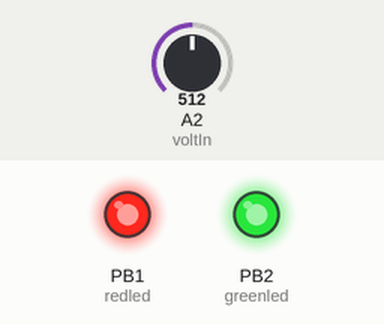
A sketch run on a simulated ATtiny85, built with avr-gcc and run on an emulated ATtiny85. On the bench: output pins drawn as LEDs (lit = HIGH). The inputs (shaded band) are chosen by the test bench; at power-on: A2 (voltIn) = 512.

Above: at 1.2 s.
1.3 s: A2 (voltIn) set to 535
2.8 s: A2 (voltIn) set to 559
At 3.9 s:
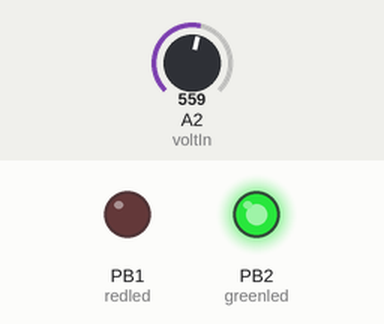
4.5 s: A2 (voltIn) set to 306
At 6.0 s:
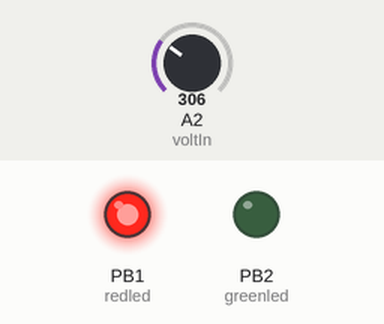
6.3 s: A2 (voltIn) set to 482
At 7.1 s:
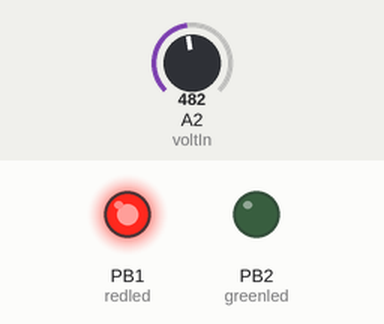
8.0 s: A2 (voltIn) set to 508
At 9.4 s:
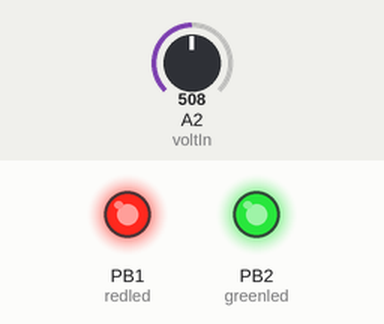
9.7 s: A2 (voltIn) set to 557
At 10.5 s:
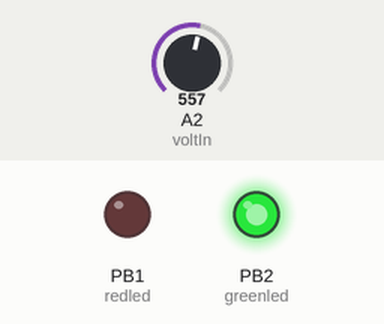
Timing chart, 0 to 12.4 s (numbered marks = the images above; inputs shaded):
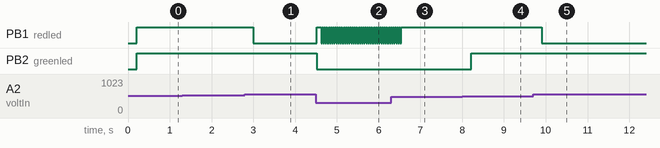

Measured:
- the behaviour switches between 547 and 548 on A2 (voltIn) (found by bisection; images 0 and 1)
- the behaviour switches between 500 and 501 on A2 (voltIn) (found by bisection; images 3 and 4)
- after the input at 1.3 s, every drawn part: stays the same
- after the input at 2.8 s, PB1 (redled): HIGH → LOW after 0.20 s
- after the input at 4.5 s, PB1 (redled): LOW → HIGH at once, then repeats every 0.05 s: LOW 0.03 s, HIGH 0.03 s; PB2 (greenled): HIGH → LOW at once
- after the input at 6.3 s, PB1 (redled): goes on until 6.5 s, then stays HIGH
- after the input at 8.0 s, PB2 (greenled): LOW → HIGH after 0.21 s
- after the input at 9.7 s, PB1 (redled): HIGH → LOW after 0.21 s

The sketch:

battvoltmon2.ino
```cpp
/*
  Battery voltage monitor with ATTiny45/85
  Klaas De Craemer - 8/2014
  https://sites.google.com/site/klaasdc/tiny-battery-monitor
 */
#include <avr/io.h>
#include <avr/interrupt.h>
#include <avr/sleep.h>

#ifndef cbi
  #define cbi(sfr, bit) (_SFR_BYTE(sfr) &= ~_BV(bit))
#endif
#ifndef sbi
  #define sbi(sfr, bit) (_SFR_BYTE(sfr) |= _BV(bit))
#endif

//PB1 Has a red led
//PB2 Has a green led
int redled = 1;
int greenled = 2;
//ADC2 Has input through voltage divider
int voltIn = A2;

//Offset to be applied on the ADC measurement
uint16_t offset = 72;

//To hide the voltage status until enough samples are taken
uint8_t startupComplete = 0;

//For averaging of the measurements
#define  NB_MEAS  4
#define  NB_MEAS_SHIFT  2
volatile uint8_t measIdx = 0;
volatile uint16_t measuredValues[NB_MEAS];

//Define NOP instruction for delay loop
#define NOP __asm__ __volatile__ ("nop\n\t")

void initTimerCounter1(); // function prototype
void setup() {
  // initialize the LED connections as outputs.
  pinMode(redled, OUTPUT);
  pinMode(greenled, OUTPUT);

  initTimerCounter1();
}

void initTimerCounter1() {    // initialize Timer1
    TCCR1 = 0;                  //stop the timer
    TCNT1 = 0;                  //zero the timer
    GTCCR = _BV(PSR1);          //reset the prescaler
    OCR1A = 30;                //set the compare value
    OCR1C = 30;
    TIMSK = _BV(OCIE1A);        //interrupt on Compare Match A
    //start timer, ctc mode, prescaler clk/16384
    TCCR1 = _BV(CTC1) | _BV(CS13) | _BV(CS12) | _BV(CS11) | _BV(CS10);
    sei();
}

ISR(TIM1_COMPA_vect) {
  sbi(ADCSRA,ADEN);//Turn ADC on
  //Store new measurement into array
  measuredValues[measIdx] = analogRead(voltIn);//Value between [0 and 1023]
  measIdx++;
  if (measIdx >= NB_MEAS){
    measIdx = 0;
    startupComplete = 1;
  }
  cbi(ADCSRA,ADEN);//Turn ADC off to save some power
}

enum ledState {
  BLANK,
  RED,
  GREEN,
  ORANGE,
  BLINK_RED_S,
  BLINK_GREEN_S,
  BLINK_ORANGE_S,
};

ledState curLedState = BLANK;

void loop() {
  //Take average of samples
  uint16_t avgVal = 0;
  for (int i=0; i<NB_MEAS; i++){
    avgVal += measuredValues[i];
  }
  avgVal = avgVal >> NB_MEAS_SHIFT;

  //Add offset
  avgVal += offset;

  /*  Decide on LED color
      0.01953125 V/bit
      1023 = 20 V
      768 = 15.0V
      620 = 12.1V
      605 = 11.8V
      573 = 11.2V
      563 = 11.0V
      548 = 10.8V
      512 = 10.0V
      256 =  5.0V
      0 = 0V
  */
  if (startupComplete == 0){
    curLedState = BLANK;//Keep LED dark until we have NB_MEAS samples
  } else if (avgVal>711){//Higher then 13.9V
    curLedState = BLINK_ORANGE_S;
  } else if (avgVal<=711 && avgVal>=620){//Between 13.9V and 12.1V
    curLedState = GREEN;
  } else if (avgVal<=620 && avgVal>=573){//Between 12.1V and 11.2V
    curLedState = ORANGE;
  } else if (avgVal<573 && avgVal>=547){//Between 11.2V and 10.7V
    curLedState = RED;
  } else {//Lower than 10.7V
    curLedState = BLINK_RED_S;
  }

  switch (curLedState){
    case ORANGE:
      digitalWrite(redled, HIGH);
      digitalWrite(greenled, HIGH);
      break;
    case RED:
      digitalWrite(redled, HIGH);
      digitalWrite(greenled, LOW);
      break;
    case GREEN:
      digitalWrite(redled, LOW);
      digitalWrite(greenled, HIGH);
      break;
    case BLINK_ORANGE_S:
      digitalWrite(redled, HIGH);
      digitalWrite(greenled, HIGH);
      delayOwn(400);
      digitalWrite(redled, LOW);
      digitalWrite(greenled, LOW);
      break;
    case BLINK_RED_S:
      digitalWrite(redled, HIGH);
      digitalWrite(greenled, LOW);
      delayOwn(400);
      digitalWrite(redled, LOW);
      digitalWrite(greenled, LOW);
      break;
   default:
      digitalWrite(redled, LOW);
      digitalWrite(greenled, LOW);
  }
  delayOwn(400);
}

//Simple delay routine to avoid the built-in one that messes with our timer
void delayOwn(int value) {
  for (int i=0; i<value; i++){
    for (uint8_t j=0; j<126; j++){
      NOP;
    }
  }
}
```
